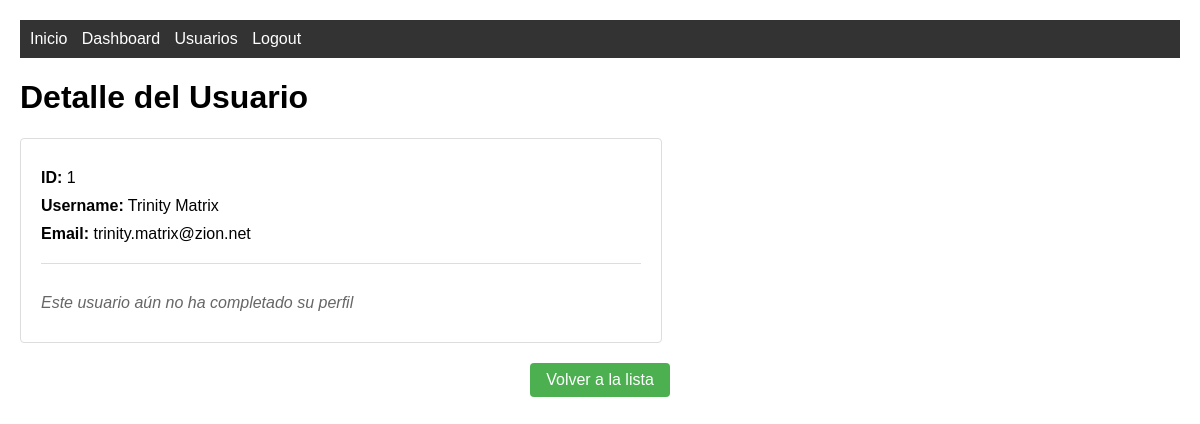
The page /users/view/1 (signed in) on the database its author committed.
### tables this page shows
CREATE TABLE "users" (
	"id"	INTEGER,
	"username"	TEXT NOT NULL,
	"email"	TEXT NOT NULL UNIQUE,
	"password"	TEXT NOT NULL DEFAULT 1234,
	PRIMARY KEY("id" AUTOINCREMENT)
);

### routes.py (the view)
    @app.route('/users/view/<int:user_id>')
    @login_required
    def view_user(user_id):
        user = get_user_by_id(user_id)
        if user:
            profile = get_profile_by_user_id(user_id)  # Obtener el perfil del usuario
            return render_template('user_detail.html', user=user, profile=profile)
        return redirect(url_for('list_users_view'))

### app.py (called while the page is built)
@login_manager.user_loader
def load_user(user_id):
    return get_user_by_id(user_id)

### models.py (called while the page is built)
def get_db_connection():
    conn = sqlite3.connect(table_name)
    conn.row_factory = sqlite3.Row  # Para obtener resultados como diccionarios y nos deja acceder por nombre de la columnauser['username'] en vez de por id user[0]
    return conn

def get_user_by_id(user_id):
    conn = get_db_connection()
    cursor = conn.cursor()
    cursor.execute('SELECT * FROM users WHERE id = ?', (user_id,))
    user_data = cursor.fetchone()
    conn.close()
    if user_data:
        return User(
            id=user_data['id'],
            username=user_data['username'],
            email=user_data['email'],
            password=user_data['password']
        )
    return None

def get_profile_by_user_id(user_id):
    conn = get_db_connection()
    cursor = conn.cursor()
    cursor.execute('''
        SELECT profile.*, movie.title as movie_title
        FROM profile
        LEFT JOIN movie ON profile.movie_id = movie.id
        WHERE user_id = ?
    ''', (user_id,))
    profile = cursor.fetchone()
    conn.close()
    return profile

### templates/user_detail.html (shortened to what this page needs)
{% extends 'base.html' %}
{% block content %}
    <h1>Detalle del Usuario</h1>
    <div class="user-details">
        <p><strong>ID:</strong> {{ user.id }}</p>
        <p><strong>Username:</strong> {{ user.username }}</p>
        <p><strong>Email:</strong> {{ user.email }}</p>
        {% if profile %}
        <div class="user-profile">
            <h3>Perfil</h3>
            {% if profile.avatar_path %}
            <div class="profile-avatar">
                <img src="{{ url_for('static', filename='avatars/' + profile.avatar_path) }}" alt="Avatar del usuario">
            </div>
            {% endif %}
            <p><strong>Biografía:</strong> {{ profile.bio }}</p>
            <p><strong>Película Favorita:</strong> {{ profile.movie_title }}</p>
        </div>
        {% else %}
        <div class="user-profile">
            <p><em>Este usuario aún no ha completado su perfil</em></p>
        </div>
        {% endif %}
    </div>
    <div class="actions">
        <a href="{{ url_for('list_users_view') }}" class="button">Volver a la lista</a>
    </div>
{% endblock %}

### static/css/style.css (style rules this page uses)
body { font-family: Arial, sans-serif; margin: 0; padding: 20px; }
.user-details { max-width: 600px; margin: 20px 0; padding: 20px; border: 1px solid #ddd; border-radius: 4px; }
.user-details p { margin: 10px 0; }
.button { padding: 8px 16px; background-color: #4CAF50; color: white; text-decoration: none; border-radius: 4px; display: inline-block; }
.actions { margin-top: 20px; text-align: center; }
.user-profile { margin-top: 20px; padding-top: 20px; border-top: 1px solid #ddd; }
.user-profile p { margin: 10px 0; }
.user-profile em { color: #666; font-style: italic; }

### rows shown on the page
users: id "1", username "Trinity Matrix", email "trinity.matrix@zion.net"
